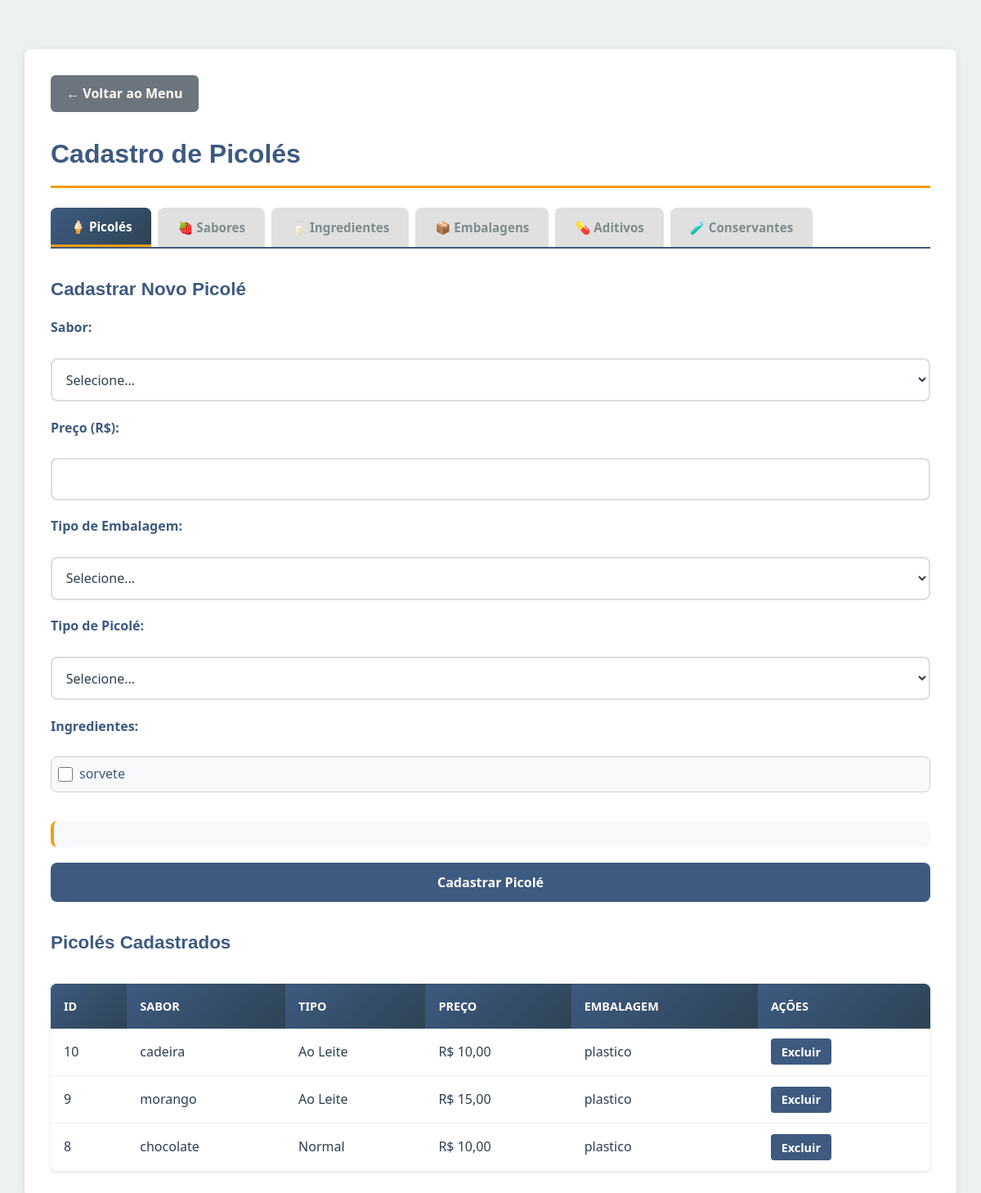
/cadastro-picoles.php (signed in), run on the app's committed database.
### tables this page shows
CREATE TABLE `ingredientes` (
  `id` int(11) NOT NULL,
  `nome` varchar(100) NOT NULL
);

CREATE TABLE `picoles` (
  `id` int(11) NOT NULL,
  `id_sabor` int(11) NOT NULL,
  `preco` decimal(6,2) NOT NULL,
  `id_tipo_embalagem` int(11) NOT NULL,
  `id_tipo_picole` int(11) NOT NULL
);

CREATE TABLE `sabores` (
  `id` int(11) NOT NULL,
  `nome` varchar(50) NOT NULL
);

CREATE TABLE `tipos_picoles` (
  `id` int(11) NOT NULL,
  `nome` varchar(50) NOT NULL
);

CREATE TABLE `tipos_embalagem` (
  `id` int(11) NOT NULL,
  `nome` varchar(50) NOT NULL
);

### cadastro-picoles.php (the view, shortened to what this page needs)
<?php
require_once 'conectar.php';
$ingredientes = $conn->query('SELECT * FROM ingredientes ORDER BY nome');
$picoles = $conn->query("
    SELECT p.*,
           s.nome as sabor_nome,
           te.nome as embalagem_nome,
           tp.nome as tipo_picole_nome
    FROM picoles p
    LEFT JOIN sabores s ON p.id_sabor = s.id
    LEFT JOIN tipos_embalagem te ON p.id_tipo_embalagem = te.id
    LEFT JOIN tipos_picoles tp ON p.id_tipo_picole = tp.id
    ORDER BY p.id DESC
");
?>
<!DOCTYPE html>
<html lang="pt-BR">
<head>
    <link rel="stylesheet" href="style.css">
</head>
<body>
    <div class="container container-grande">
        <a href="menu-principal.php" class="btn-voltar">← Voltar ao Menu</a>
        <h2>Cadastro de Picolés</h2>
        <div class="abas">
            <button class="aba ativa" onclick="trocarAba('picoles')">🍦 Picolés</button>
            <button class="aba" onclick="trocarAba('sabores')">🍓 Sabores</button>
            <button class="aba" onclick="trocarAba('ingredientes')">🥛 Ingredientes</button>
            <button class="aba" onclick="trocarAba('embalagens')">📦 Embalagens</button>
            <button class="aba" onclick="trocarAba('aditivos')">💊 Aditivos</button>
            <button class="aba" onclick="trocarAba('conservantes')">🧪 Conservantes</button>
        </div>
        <div id="aba-picoles" class="conteudo-aba ativo">
            <h3>Cadastrar Novo Picolé</h3>
            <form method="POST">
                <label for="id_sabor">Sabor:</label>
                <select id="id_sabor" name="id_sabor" required>
                    <option value="">Selecione...</option>
                </select>
                <label for="preco">Preço (R$):</label>
                <input type="number" id="preco" name="preco" step="0.01" min="0" required>
                <label for="id_tipo_embalagem">Tipo de Embalagem:</label>
                <select id="id_tipo_embalagem" name="id_tipo_embalagem" required>
                    <option value="">Selecione...</option>
                </select>
                <label for="id_tipo_picole">Tipo de Picolé:</label>
                <select id="id_tipo_picole" name="id_tipo_picole" required onchange="mostrarExtras()">
                    <option value="">Selecione...</option>
                </select>
                <label>Ingredientes:</label>
                <div class="checkbox-group">
                    <?php
                    $ingredientes->data_seek(0);
                    while ($ingrediente = $ingredientes->fetch_assoc()): ?>
                        <label>
                            <input type="checkbox" name="ingredientes[]" value="<?php echo $ingrediente[
                                'id'
                            ]; ?>">
                            <?php echo htmlspecialchars($ingrediente['nome']); ?>
                        </label>
                    <?php endwhile;
                    ?>
                </div>
                <div id="extras"></div>
                <button type="submit">Cadastrar Picolé</button>
            </form>
            <h3>Picolés Cadastrados</h3>
            <table>
                <thead>
                    <tr>
                        <th>ID</th>
                        <th>Sabor</th>
                        <th>Tipo</th>
                        <th>Preço</th>
                        <th>Embalagem</th>
                        <th>Ações</th>
                    </tr>
                </thead>
                <tbody>
                    <?php while ($picole = $picoles->fetch_assoc()): ?>
                        <tr>
                            <td><?php echo $picole['id']; ?></td>
                            <td><?php echo htmlspecialchars($picole['sabor_nome']); ?></td>
                            <td><?php echo htmlspecialchars($picole['tipo_picole_nome']); ?></td>
                            <td>R$ <?php echo number_format($picole['preco'], 2, ',', '.'); ?></td>
                            <td><?php echo htmlspecialchars($picole['embalagem_nome']); ?></td>
                            <td>
                                <form method="POST" style="display:inline;">
                                    <button type="submit" class="btn-acao btn-excluir" onclick="return confirm('Deseja excluir este picolé?')">Excluir</button>
                                </form>
                            </td>
                        </tr>
                    <?php endwhile; ?>
                </tbody>
            </table>
        </div>
    </div>
</body>
</html>

### cadastro-picoles.php (style rules this page uses)
.container-grande { max-width: 1200px; width: 95%; }
.abas { display: flex; gap: 0.5rem; margin-bottom: 2rem; border-bottom: 2px solid var(--cor-primaria); flex-wrap: wrap; }
.aba { padding: 0.8rem 1.5rem; background-color: #e0e0e0; border: none; border-radius: 8px 8px 0 0; cursor: pointer; font-size: 0.95rem; transition: all 0.3s; }
.aba.ativa { background-color: var(--cor-primaria); color: white; }
.conteudo-aba { display: none; }
.conteudo-aba.ativo { display: block; }
table { width: 100%; border-collapse: collapse; margin-top: 2rem; background-color: white; box-shadow: 0 2px 4px rgba(0,0,0,0.1); }
table th { background-color: var(--cor-primaria); color: white; padding: 1rem; text-align: left; }
table td { padding: 0.8rem 1rem; border-bottom: 1px solid #eee; }
.btn-acao { padding: 0.4rem 0.8rem; margin-right: 0.5rem; border: none; border-radius: 4px; cursor: pointer; font-size: 0.9rem; }
.btn-excluir { background-color: #dc3545; color: white; }
.btn-voltar { display: inline-block; margin-bottom: 1rem; padding: 0.6rem 1.2rem; background-color: #6c757d; color: white; text-decoration: none; border-radius: 6px; }
.checkbox-group { display: flex; flex-direction: column; gap: 0.5rem; max-height: 200px; overflow-y: auto; padding: 0.5rem; border: 1px solid #ccc; border-radius: 8px; }
.checkbox-group label { font-weight: normal; margin: 0; }
#extras { margin-top: 1rem; }

### data on the page
ingredientes: nome "sorvete"
picoles: id "10", id_sabor.nome "cadeira", id_tipo_picole.nome "Ao Leite", preco "10,00", id_tipo_embalagem.nome "plastico"
picoles: id "9", id_sabor.nome "morango", id_tipo_picole.nome "Ao Leite", preco "15,00", id_tipo_embalagem.nome "plastico"
picoles: id "8", id_sabor.nome "chocolate", id_tipo_picole.nome "Normal", preco "10,00", id_tipo_embalagem.nome "plastico"
